Frame 1 (no input): blank canvas, image omitted
Frame 60 (the mouse pressed at the canvas centre just before this capture): blank canvas, image omitted
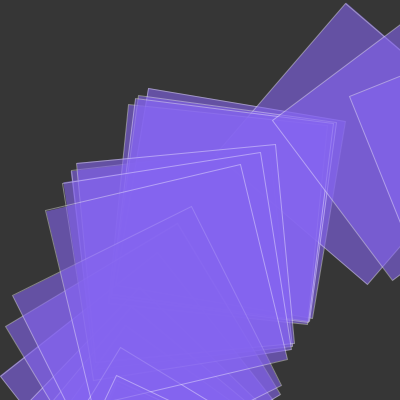
Frame 120 (the mouse held since frame 60 and released just before this capture)

The Processing sketch whose frames 1 and 60 were blank and that drew this single picture after the mouse press (run headless with seeded random() and noise(); from frame 60 on, the mouse is pressed at the canvas centre):

// Processing sketch: processing_136358
// ── processing_136358.pde

void setup()
{
  size(400,400);
  smooth();
  background(54,54,54);
  stroke(255,100);
}
void draw(){
  if(mousePressed==true){
  translate(400,400);
  float k=random(4);
  rotate(PI/k);
  fill(pmouseY/1.5,pmouseX/2,240,150);
  rect(pmouseX/2,pmouseY/3,mouseX,mouseY);
  }
}
